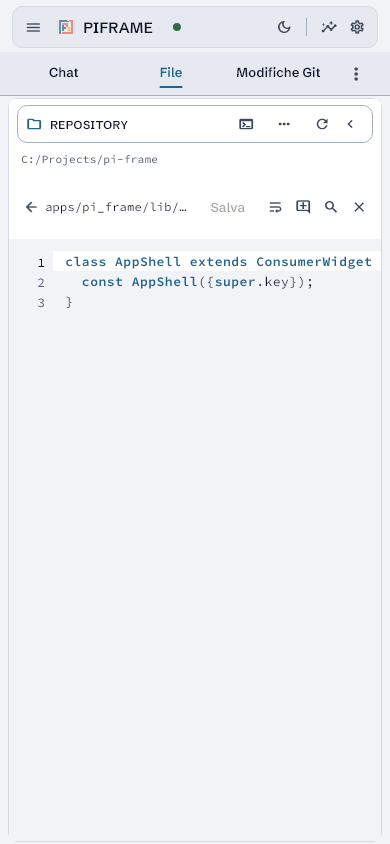
#> input picture docs/design-evidence/bento-triptych-fixture-compact-file.png, 390 x 844 px, given in place of f01_01.png, which was not available
$ python compile_hero_video.py
#> lines starting #> are read from the running program, lines starting #| are printed output that depends on the picture
### tools/compile_recordly_gifs.py
import os
import subprocess
from PIL import Image, ImageDraw, ImageFilter

def make_recordly_frame(inner_img, canvas_w=960, canvas_h=580, bg_color=(18, 23, 33), pad_x=40, pad_y=36, radius=14):
    """
    Renders an authentic UI capture inside a Recordly presentation frame:
    - Sleek wallpaper background
    - Smooth rounded corners on the app window
    - Multi-layer drop shadow
    """
    canvas = Image.new("RGBA", (canvas_w, canvas_h), (*bg_color, 255))

    # Scale inner_img to fit within available space preserving aspect ratio
    max_w = canvas_w - pad_x * 2
    max_h = canvas_h - pad_y * 2

    scale = min(max_w / inner_img.width, max_h / inner_img.height)
    new_w = int(inner_img.width * scale)
    new_h = int(inner_img.height * scale)
    scaled_img = inner_img.resize((new_w, new_h), Image.Resampling.LANCZOS).convert("RGBA")

    # Create rounded corner mask
    mask = Image.new("L", (new_w, new_h), 0)
    draw_mask = ImageDraw.Draw(mask)
    draw_mask.rounded_rectangle([0, 0, new_w, new_h], radius=radius, fill=255)

    # Create shadow
    shadow_pad = 24
    shadow_w = new_w + shadow_pad * 2
    shadow_h = new_h + shadow_pad * 2
    shadow_img = Image.new("RGBA", (shadow_w, shadow_h), (0, 0, 0, 0))
    draw_shadow = ImageDraw.Draw(shadow_img)
    draw_shadow.rounded_rectangle(
        [shadow_pad - 2, shadow_pad + 6, shadow_w - shadow_pad + 2, shadow_h - shadow_pad + 10],
        radius=radius + 2,
        fill=(0, 0, 0, 140)
    )
    shadow_img = shadow_img.filter(ImageFilter.GaussianBlur(radius=14))

    # Place on canvas
    pos_x = (canvas_w - new_w) // 2
    pos_y = (canvas_h - new_h) // 2

    canvas.paste(shadow_img, (pos_x - shadow_pad, pos_y - shadow_pad), shadow_img)
    canvas.paste(scaled_img, (pos_x, pos_y), mask)

    # Subtle border outline
    draw_canvas = ImageDraw.Draw(canvas)
    draw_canvas.rounded_rectangle(
        [pos_x, pos_y, pos_x + new_w - 1, pos_y + new_h - 1],
        radius=radius,
        outline=(71, 90, 119, 120),
        width=1
    )

    return canvas

def generate_multi_state_gif(frames_list, output_path, fps=15, duration_per_frame_s=1.2, transition_frames=6):
    """
    Creates a fluid animated GIF transitioning between real Flutter UI states.
    """
    tmp_dir = os.path.join("scratch", "gif_temp")
    os.makedirs(tmp_dir, exist_ok=True)
    for f in os.listdir(tmp_dir):
        os.remove(os.path.join(tmp_dir, f))

    all_rendered_frames = []

    # If single state, generate a subtle 2-second hold with pulse
    if len(frames_list) == 1:
        base_f = make_recordly_frame(frames_list[0])
        total_f = int(fps * 2.0)
        for i in range(total_f):
            all_rendered_frames.append(base_f)
    else:
        for idx in range(len(frames_list)):
            curr_img = frames_list[idx]
            next_img = frames_list[(idx + 1) % len(frames_list)]

            curr_f = make_recordly_frame(curr_img)
            next_f = make_recordly_frame(next_img)

            # Hold current state
            hold_count = int(fps * duration_per_frame_s)
            for _ in range(hold_count):
                all_rendered_frames.append(curr_f)

            # Crossfade to next state
            for t in range(1, transition_frames + 1):
                alpha = t / (transition_frames + 1)
                blended = Image.blend(curr_f, next_f, alpha)
                all_rendered_frames.append(blended)

    # Save frames to disk
    for i, frame in enumerate(all_rendered_frames):
        p = os.path.join(tmp_dir, f"frame_{i:04d}.png")
        frame.convert("RGB").save(p)

    # Use ffmpeg to compile high-quality palette-optimized GIF
    cmd = [
        "ffmpeg", "-y",
        "-framerate", str(fps),
        "-i", os.path.join(tmp_dir, "frame_%04d.png"),
        "-vf", "split[s0][s1];[s0]palettegen=max_colors=128:reserve_transparent=0[p];[s1][p]paletteuse=dither=bayer:bayer_scale=3",
        output_path
    ]
    subprocess.run(cmd, stdout=subprocess.DEVNULL, stderr=subprocess.DEVNULL, check=True)
    print(f"Generated GIF: {output_path} ({len(all_rendered_frames)} frames @ {fps}fps)")

os.makedirs("website/assets/img/ui", exist_ok=True)

# 1. Feature 01: Agent Questions to User (State 1: Options -> State 2: Selected option 1)
img_f01_1 = Image.open("scratch/showcase_frames/f01_01.png")
#> img_f01_1 is the input picture: PIL image 390x844 RGBA; mean R, G, B, A 239.6, 241.7, 245.7, 255
img_f01_2 = Image.open("scratch/showcase_frames/f01_02.png")
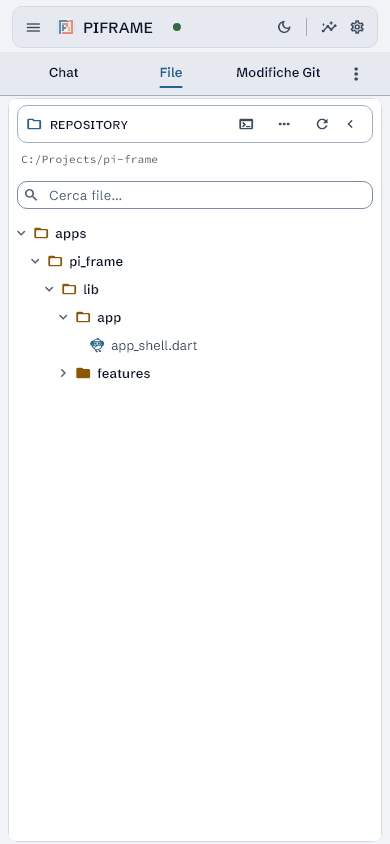
#> input picture docs/design-evidence/bento-triptych-fixture-compact-files.png, 390 x 844 px, given in place of f01_02.png, which was not available
#> img_f01_2 is the input picture: PIL image 390x844 RGBA; mean R, G, B, A 248.9, 249.5, 250.6, 255
generate_multi_state_gif([img_f01_1, img_f01_2], "website/assets/img/ui/feature-01-agent-questions.gif", duration_per_frame_s=1.4)
#> the loop in generate_multi_state_gif, `for idx in range(len(frames_list)):` made 2 passes
#> pass 1, in make_recordly_frame, `canvas = Image.new("RGBA", (canvas_w, canvas_h), (*bg_color, 255))`:
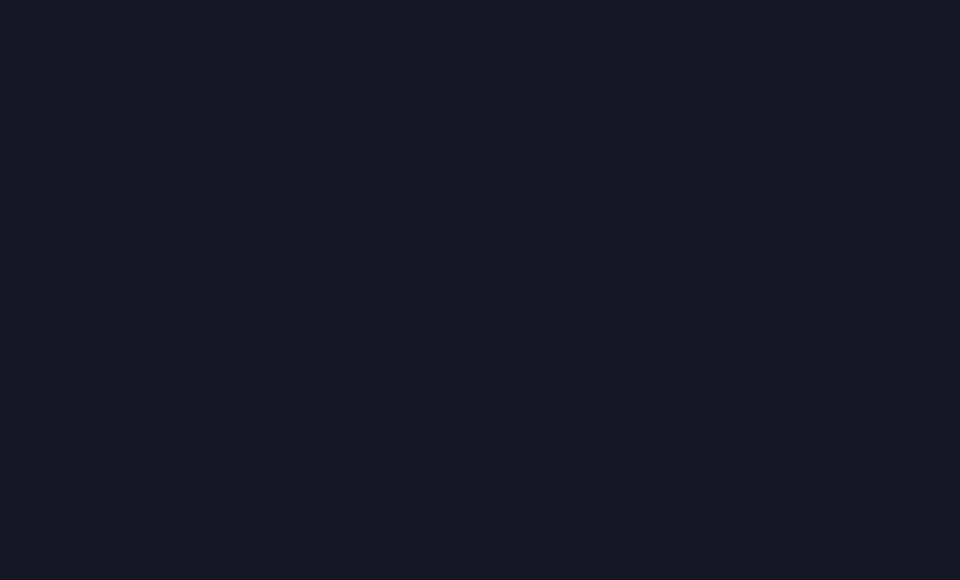
#> canvas: PIL image 960x580 RGBA; mean R, G, B, A 18, 23, 33, 255
#> after the loop in generate_multi_state_gif, `for idx in range(len(frames_list)):`:
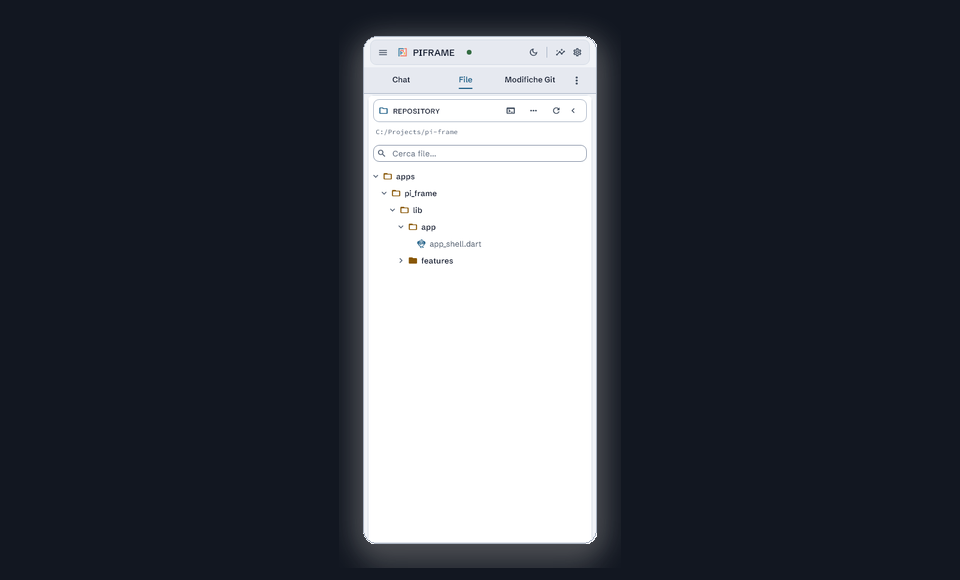
#> curr_f: PIL image 960x580 RGBA; mean R, G, B, A 66.6, 70.6, 78.7, 252.6; transparent parts drawn white
#> after the loop in generate_multi_state_gif, `for idx in range(len(frames_list)):`: all_rendered_frames = 54 items
#> the loop in generate_multi_state_gif, `for i, frame in enumerate(all_rendered_frames):` made 54 passes
#> pass 1, in generate_multi_state_gif, `frame.convert("RGB").save(p)`:
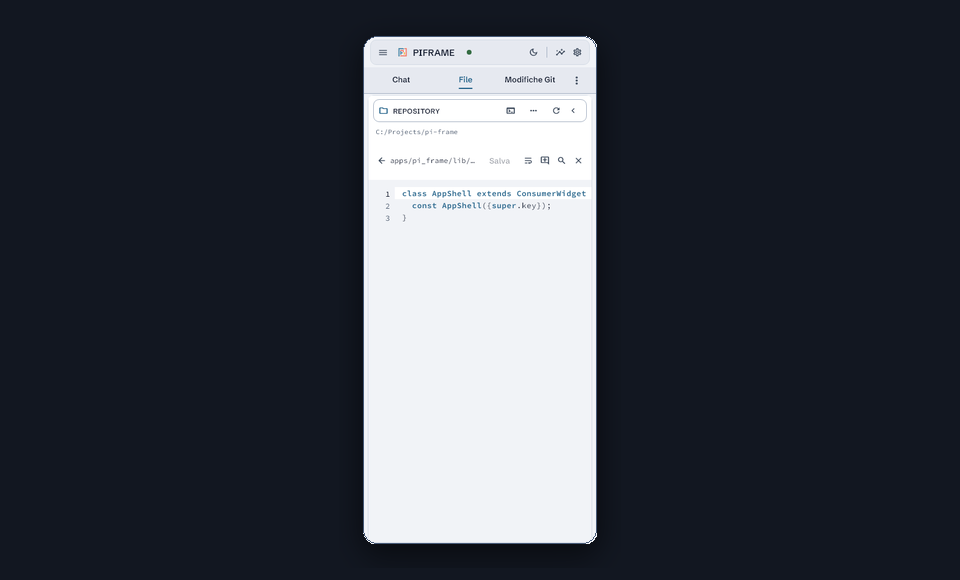
#> saved as frame_0000.png: PIL image 960x580 RGB; mean R, G, B 64.6, 69, 77.7
#| Generated GIF: website/assets/img/ui/feature-01-agent-questions.gif (54 frames @ 15fps)

# 2. Feature 04: File Drag & Drop + Attach Chips
img_f04 = Image.open("scratch/showcase_frames/f04_01.png")
generate_multi_state_gif([img_f04], "website/assets/img/ui/feature-04-file-drag-drop-attach.gif")
#> in make_recordly_frame (call 5), `shadow_img = shadow_img.filter(ImageFilter.GaussianBlur(radius=14))`:
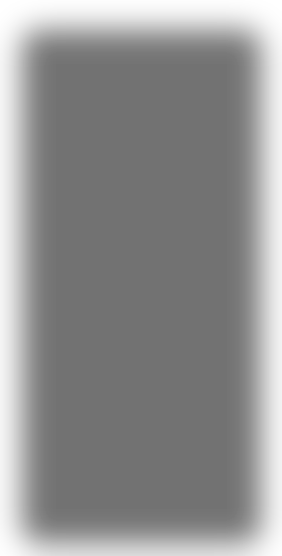
#> shadow_img: PIL image 282x556 RGBA; mean R, G, B, A 0, 0, 0, 108.8; transparent parts drawn white
#> in make_recordly_frame (call 5), `canvas.paste(shadow_img, (pos_x - shadow_pad, pos_y - shadow_pad), sha..`:
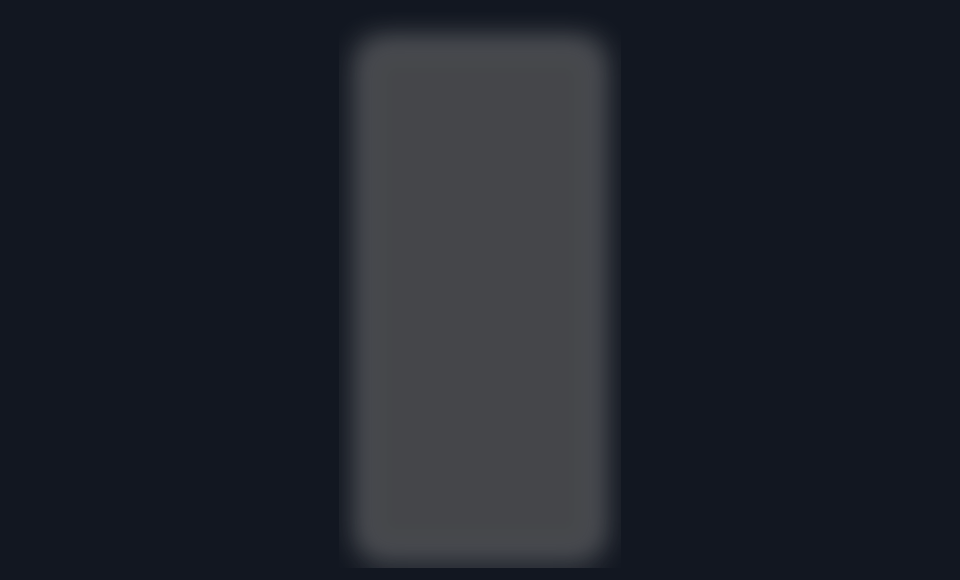
#> canvas: PIL image 960x580 RGBA; mean R, G, B, A 15.8, 20.2, 29, 239.7; transparent parts drawn white
#> after the loop in generate_multi_state_gif (call 2), `for i in range(total_f):`: all_rendered_frames = 30 items
#> the loop in generate_multi_state_gif (call 2), `for i, frame in enumerate(all_rendered_frames):` made 30 passes
#> pass 1, in generate_multi_state_gif (call 2), `frame.convert("RGB").save(p)`:
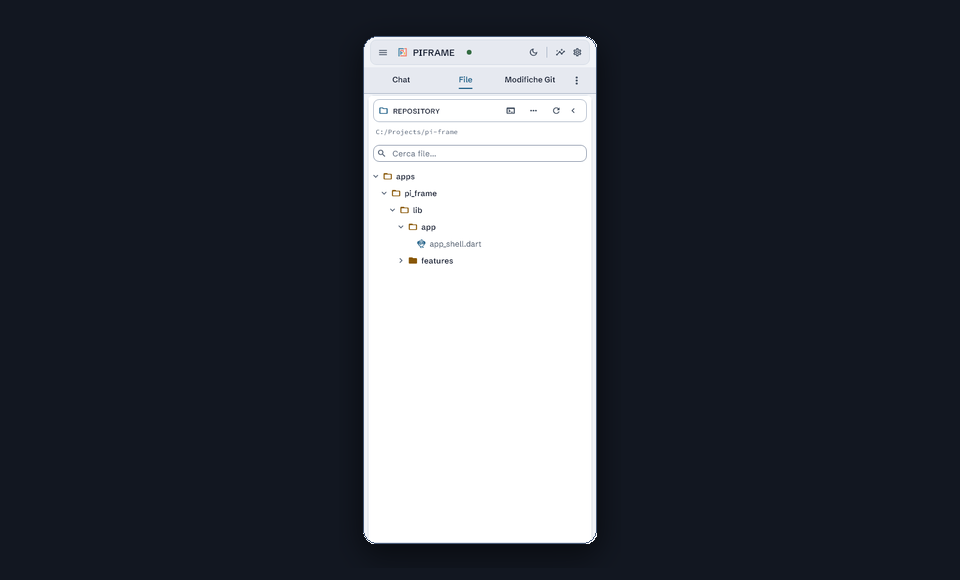
#> saved as frame_0000.png: PIL image 960x580 RGB; mean R, G, B 66.6, 70.6, 78.7
#| Generated GIF: website/assets/img/ui/feature-04-file-drag-drop-attach.gif (30 frames @ 15fps)

# 3. Feature 05: 50/50 Split Diff Review
#> (the run stopped early here; a loop or call above may not have finished)
